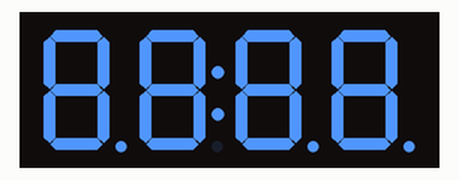
Bench run of a sketch on a simulated Arduino Uno, built with avr-gcc and run on an emulated ATmega328P. On the bench: 4-digit seven-segment display. At 24.3 s the program stops and its outputs stay as they are.

Above: at 1.1 s.
At 3.2 s:
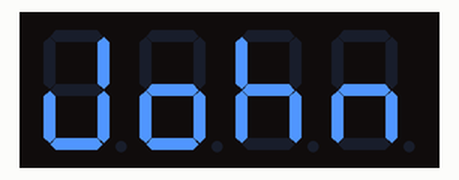
At 7.72 s:
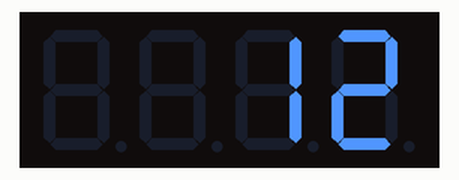
At 12.2 s:
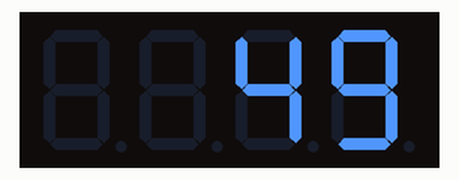
At 21.2 s:
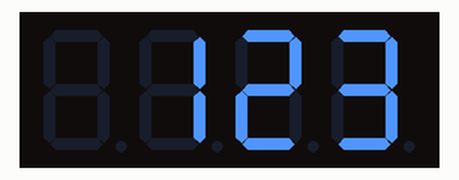
At 24.3 s:
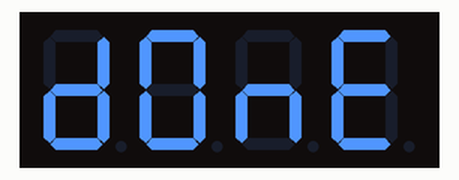

Measured:
- what the display in image 0 shows lasts 2.1 s, from 1.0 s to 3.1 s
- what the display in image 1 shows lasts 3.0 s, from 3.2 s to 6.2 s
- what the display in image 4 shows lasts 2.1 s, from 21.1 s to 23.2 s

The sketch:

day16_7segment.ino
```cpp
// Include the 7-segment display library:
#include <TM1637Display.h>

// Define the display connections pins:
#define CLK 6
#define DIO 5

// Create display object of type TM1637Display:
TM1637Display myFabulousDisplay = TM1637Display(CLK, DIO);

// Create array that turns all segments on:
const uint8_t all_on[] = {0xff, 0xff, 0xff, 0xff}; // 0xff is a hexidecimal number whose binary
                                                 // representation is all ones

// Create array that turns all segments off:
const uint8_t blank[] = {0x00, 0x00, 0x00, 0x00}; // 0xff is a hexidecimal number whose binary
                                                  // representation is all zeros

// You can set the individual segments to spell digits, words or create other symbols
// by performing bitwise OR operations of the segments you need to turn on:
const uint8_t done[] = {
  SEG_B | SEG_C | SEG_D | SEG_E | SEG_G,           // d
  SEG_A | SEG_B | SEG_C | SEG_D | SEG_E | SEG_F,   // O
  SEG_C | SEG_E | SEG_G,                           // n
  SEG_A | SEG_D | SEG_E | SEG_F | SEG_G            // E
};

const uint8_t john[] = {
  SEG_B | SEG_C | SEG_D | SEG_E,
  SEG_G | SEG_C | SEG_D | SEG_E,
  SEG_C | SEG_E | SEG_F | SEG_G,
  SEG_C | SEG_E | SEG_G
};

void setup() {
  // Clear the display:
  myFabulousDisplay.clear();
  // Set the brightness:
  myFabulousDisplay.setBrightness(7);

  delay(1000);
}

void loop() {
  // All segments on:
  myFabulousDisplay.setSegments(all_on);
  delay(2000);
  myFabulousDisplay.clear();
  delay(100);
  myFabulousDisplay.setSegments(john);
  delay(3000);

  // demonstrate counter:
  int i;
  for (i = 0; i <= 123; i++) {
    myFabulousDisplay.showNumberDec(i);  // this knows how to make decimal numbers
    delay(100);
  }
  delay(2000);
  myFabulousDisplay.clear();
  delay(1000);
  myFabulousDisplay.setSegments(done);
  while(1);  // after one pass, hang here forever...
}
```
